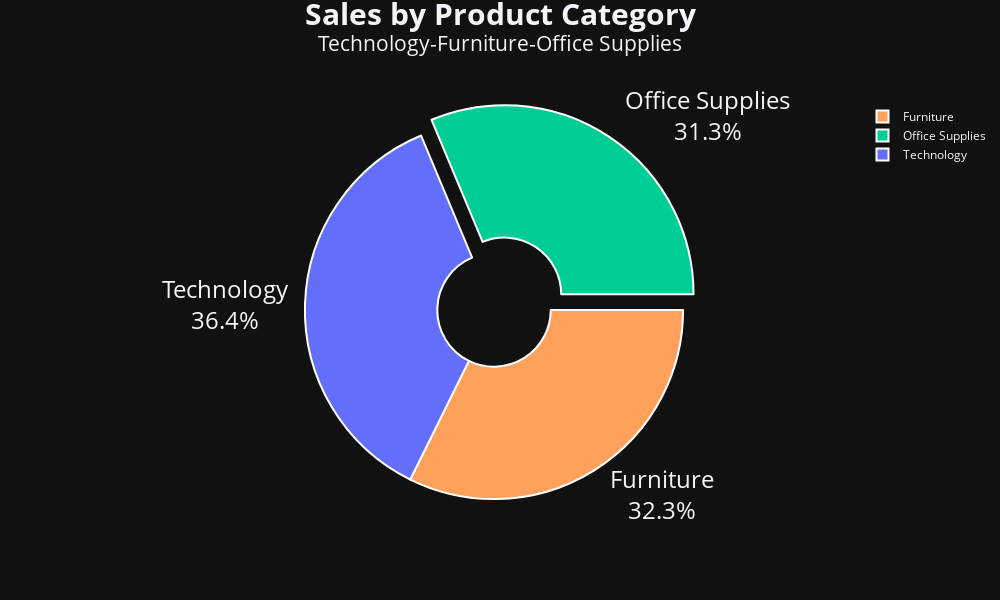

Notebook cell for this chart:
### Code cell
# fig = px.pie(sbc, values = 'Sales', names = 'Category', hole = 0.3,
#              color_discrete_sequence = px.colors.qualitative.Pastel)
# fig.update_traces(textposition = 'inside', textinfo = 'percent+label', textfont = dict(size = 14, family = 'Arial Black', color = 'black'))
# fig.update_layout(title = dict(text = 'Sales Analysis by Category', font = dict(size = 34, family = 'Arial Black', color = 'black'), x = 0.5),
#                   legend=dict(font=dict(size=14, family='Arial Black', color='black')), width = 700, height = 600)
# fig.show()

fig = go.Figure(data = [go.Pie(
    labels = df['Category'],
    values = df['Sales'],
    domain = dict(x = [0.1, 0.9], y = [0.1, 0.9]),
    hole = 0.3,
    pull = [0,0,0.1],
    marker = dict(colors = ['#FFA15A', 'cyan', '#00CC96'],
                  line = dict(color = 'white', width = 2)),
    textinfo = 'label+percent', rotation = 90,
    insidetextorientation = 'radial',
    textposition = 'outside', textfont = dict(size = 24),
    hoverinfo = 'label+value+percent',
    sort = False # Optional: maintain order
)])

#Layout styling
fig.update_layout(
    title = dict(text = '<b>Sales by Product Category</b><br><sup>Technology-Furniture-Office Supplies</sup>',
                 font = dict(size = 30), x = 0.5, pad = dict(t = 50, b = 50)),
    showlegend = True, width = 1000, height = 600,
    template = 'plotly_dark', margin = dict(l = 10, r = 10, t = 100, b = 30),
    legend = dict(x = 1.05, y = 0.9, font = dict(size = 12))
)
fig.show()

### Figure 1 — Plotly figure (JSON) as saved in the notebook; plotly's stock layout.template omitted (floating-point values rounded to 4 significant figures; data arrays with more than 128 entries replaced by an {"elided": "..."} marker saying what was removed)
{"data": [{"domain": {"x": [0.1, 0.9], "y": [0.1, 0.9]}, "hole": 0.3, "hoverinfo": "label+value+percent", "insidetextorientation": "radial", "labels": {"elided": "9994 str values"}, "marker": {"colors": ["#FFA15A", "cyan", "#00CC96"], "line": {"color": "white", "width": 2}}, "pull": [0, 0, 0.1], "rotation": 90, "sort": false, "textfont": {"size": 24}, "textinfo": "label+percent", "textposition": "outside", "type": "pie", "values": {"elided": "9994 float values"}}], "layout": {"height": 600, "legend": {"font": {"size": 12}, "x": 1.05, "y": 0.9}, "margin": {"b": 30, "l": 10, "r": 10, "t": 50}, "showlegend": true, "title": {"font": {"size": 30}, "pad": {"b": 50, "t": 50}, "text": "<b>Sales by Product Category</b><br><sup>Technology-Furniture-Office Supplies</sup>", "x": 0.5}, "width": 1000}}
